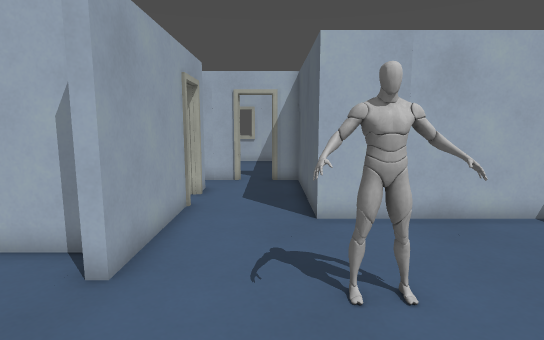
[1] (above)

12 first-person views from a walk through a Godot game level. The camera is 1.3 m above the floor, tilts 8° down and sees 80° across. The floor is counted in squares, 0.5 m on a side. Each view is taken from the middle of a square. On the plan, view 1 faces up. The plan holds only what a view shows up to about 20 squares ahead; the rest is blank. The place goes on beyond the plan. Door leaves are left out where a doorway can be walked through.

[2]
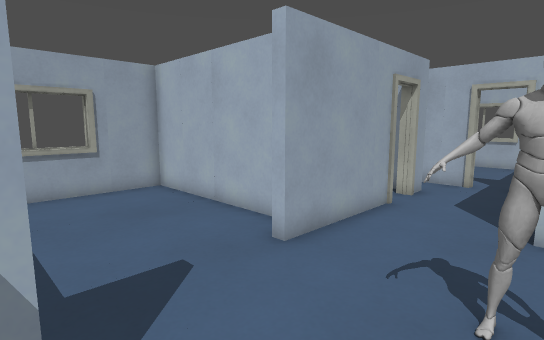

[3]
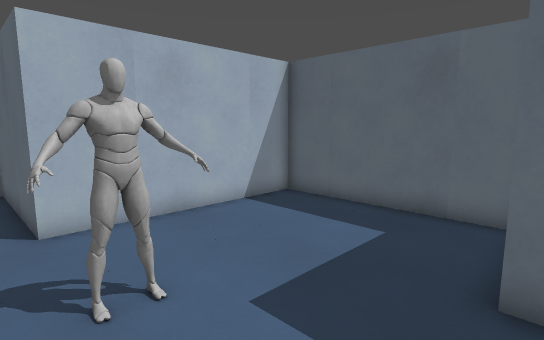

[4]
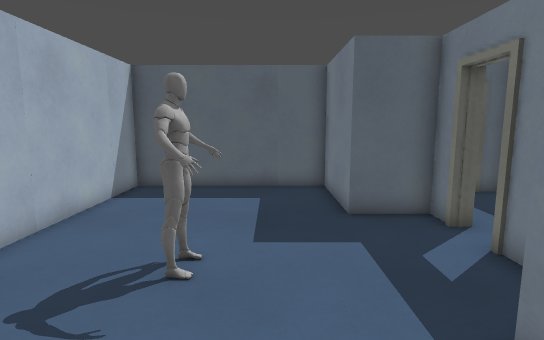

[5]
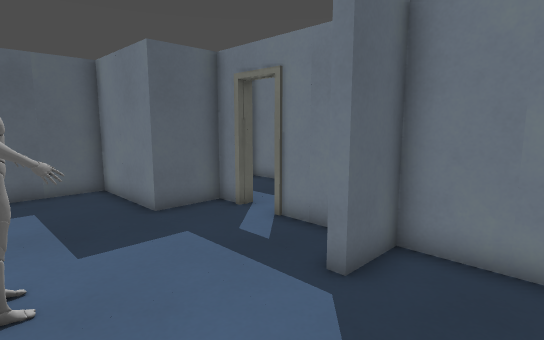

[6]
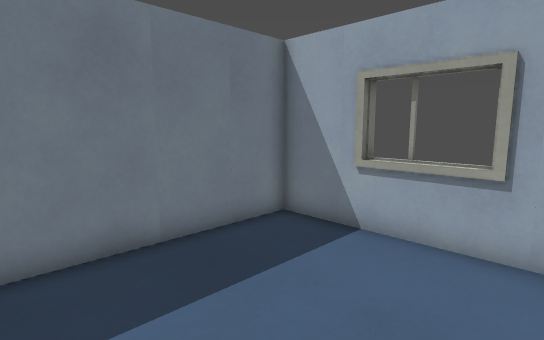

[7]
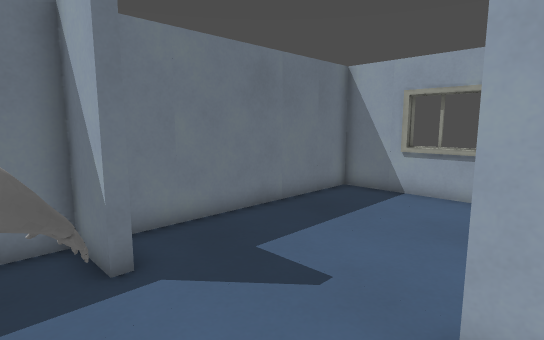

[8]
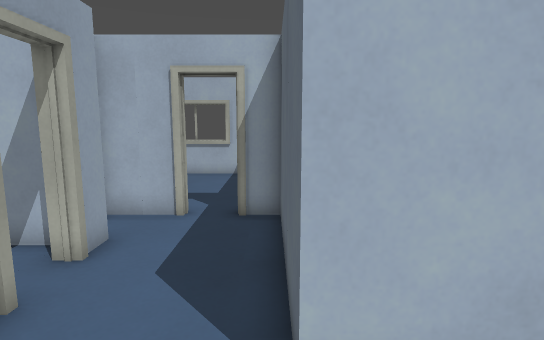

[9]
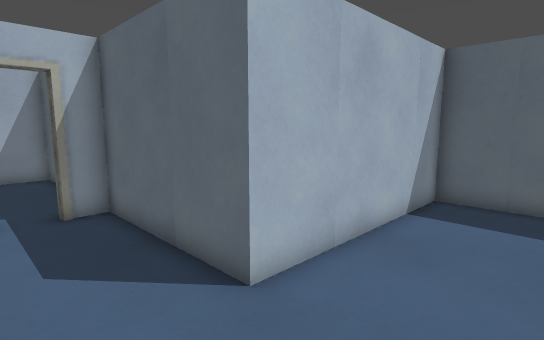

[10]
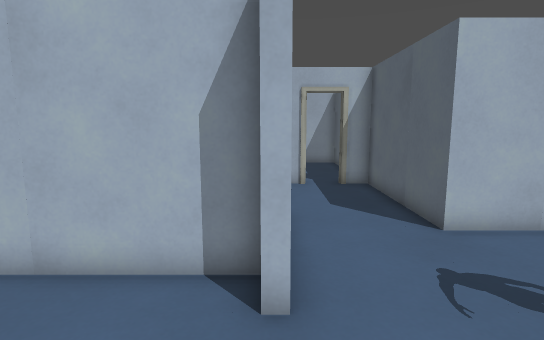

[11]
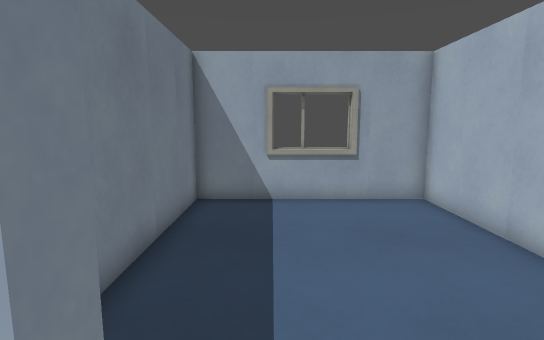

[12]
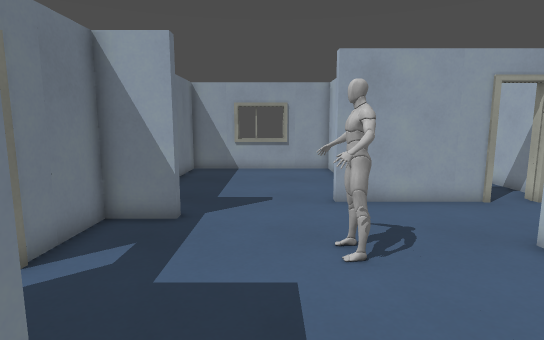

### Floor plan
Points are (right, up) in squares from view 1. A wall is a line through its corners. A room is listed if a view was taken in it or the views show most of it. See-through windows are left out.
Room 1 (views 1, 2, 3, 4, 5, 6, 7, 8, 9, 10, 11, 12)
walls: (-3.1, 6.4) (-11.2, 6.4) (-11.2, -1.6) (-1.2, -1.6) (-1.2, 0.4) (-0.8, 0.4) (-0.8, -1.6) (2.5, -1.6); (-2.7, 10.4) (-2.7, 5.2) (-3.2, 5.2); (4, -2.3) (4, -1.6) (5.2, -1.6) (5.2, 0.7) (9.7, 0.7) (9.7, 8.7) (1.3, 8.7) (1.3, 15.1) (0, 15.1); (-2.7, 13.3) (-2.7, 12); (-1.4, 15.1) (-3.9, 15.1)
ways out: opening at (3, -2)
objects: other object (1, 4) to (3, 5)

Where each view was taken, in squares from view 1:
view 1: 0 up, 0 right, facing up
view 2: 0 up, 2 right, facing up-left
view 3: 0 up, 0 right, facing up-right
view 4: 3 up, 4 left, facing right
view 5: 5 up, 4 left, facing down-right
view 6: 5 up, 4 left, facing down-left
view 7: 6 up, 1 right, facing down-left
view 8: 6 up, 1 right, facing up
view 9: 5 up, 2 left, facing up-right
view 10: 1 up, 3 left, facing up
view 11: 1 up, 0 right, facing left
view 12: 3 up, 8 right, facing left
